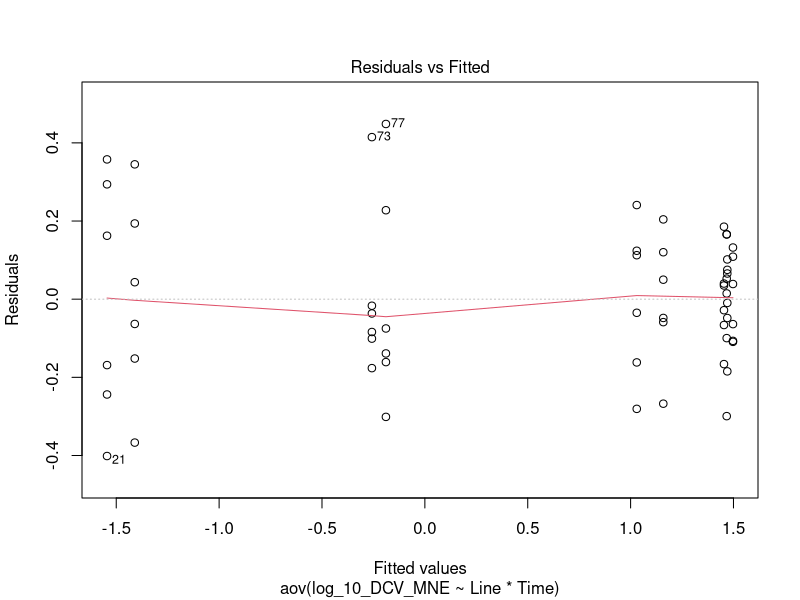
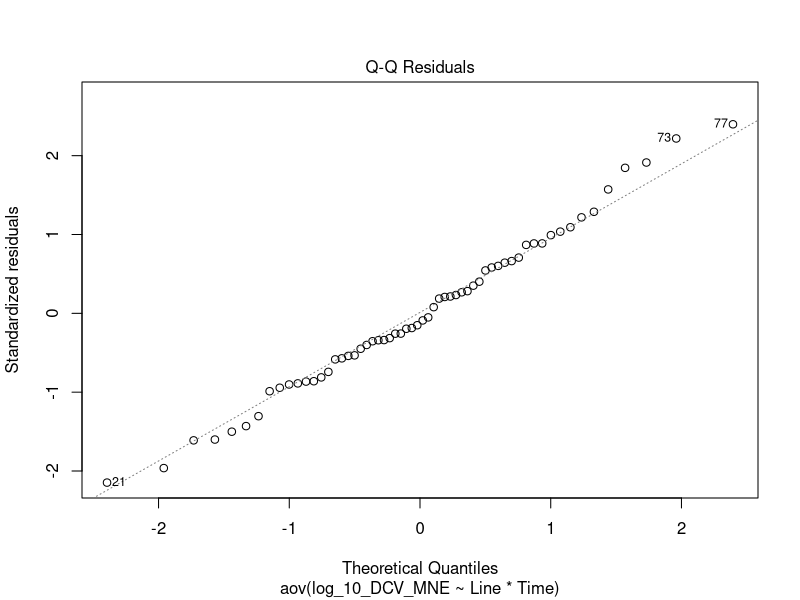
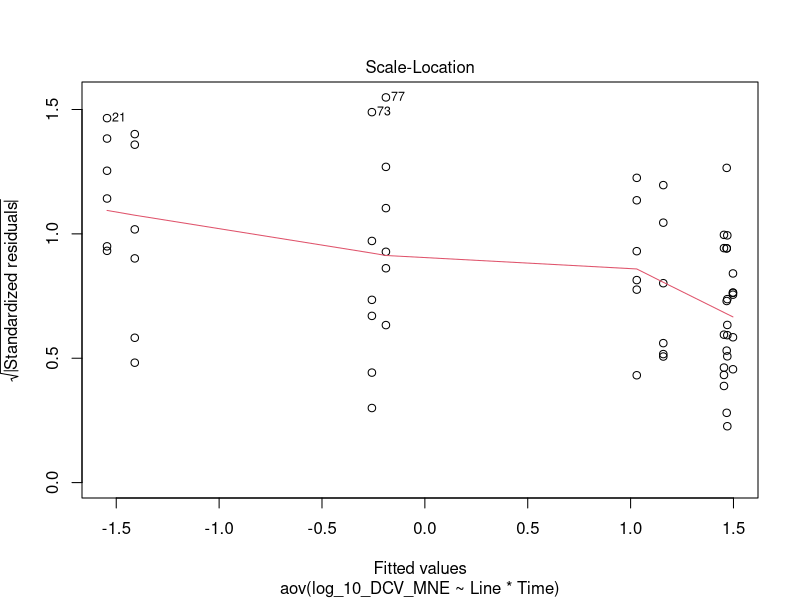
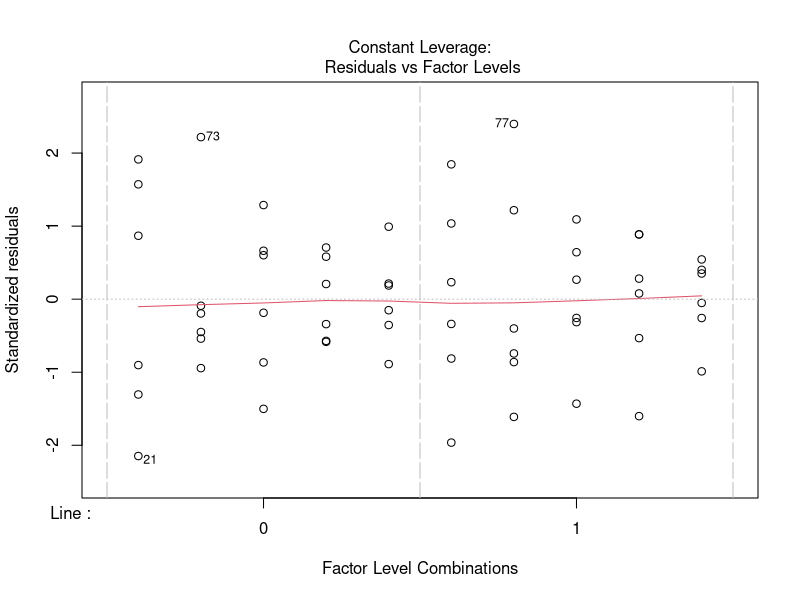
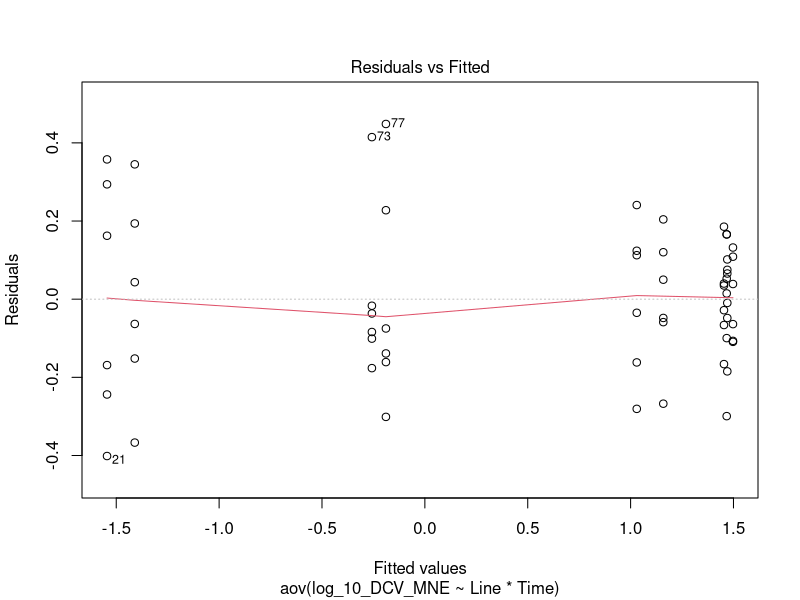
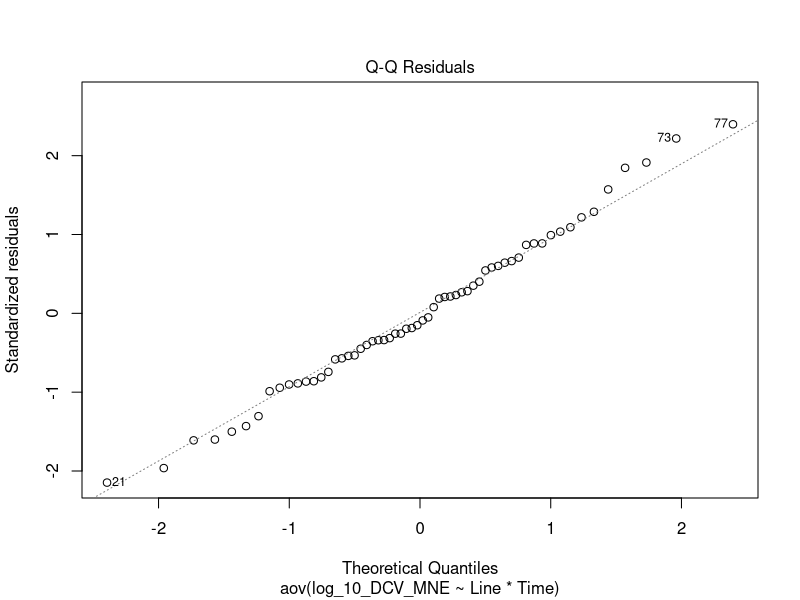
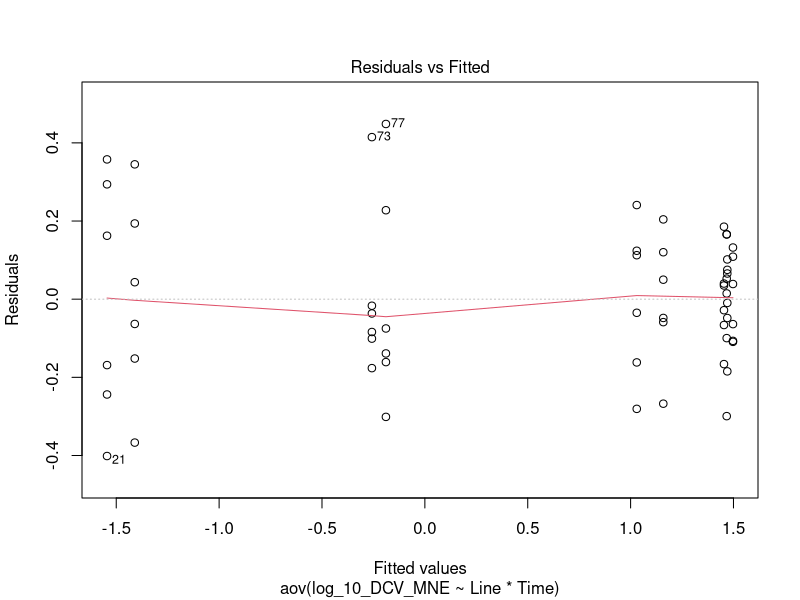
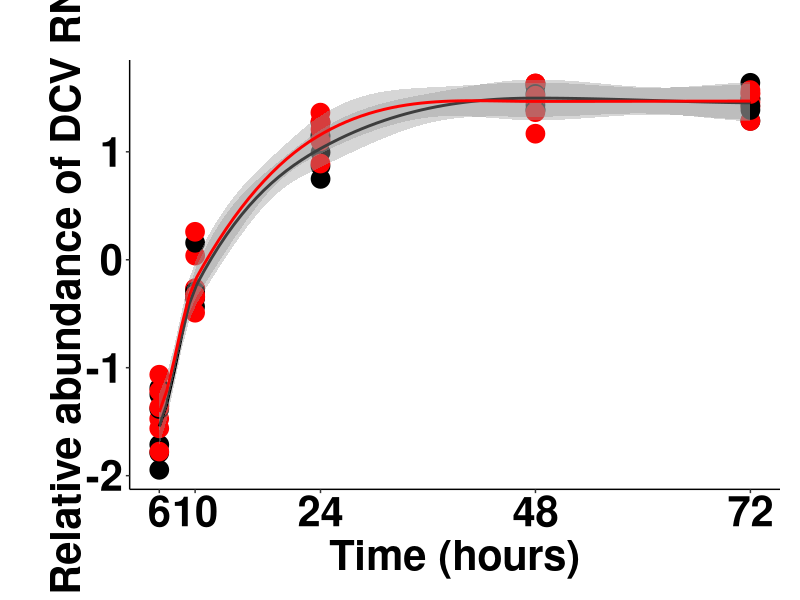

These figures' R source, in order:
## ---- chunk 1
library(tidyverse)
library(car)
library(rstatix)
## ---- chunk 2
# Importing raw Ct values
data_DCV_acc<- as.data.frame(read_csv("Accumulation_DCV_Figure_5_B_data.csv"))

# Importing sample ID information
data_ID <- as.data.frame(read_csv("Accumulation_DCV_Figure_5_B_data_sample_ID.csv"))
## ---- chunk 3
# Setting the data
Data <- data_DCV_acc

#Sets % SEM cutoff for samples (default 20%)
SEMCutoff = 20

# Do you wish to automatically censor data over the above SEM% threshold? 0 = no, 1 = yes (default yes)
UseCutoff = 1

# Change std Amp. efficiency if necessary
TarAmp = 1.79 # DCV
RefAmp = 1.64 # rpl32

# Sorting the data for analysis

Normalised <-
  data.frame("Sample", "MNE", "SE of MNE", "SE of MNE as % (x<=20%)")
i = 0
val = 1:nrow(Data)
val <- val[seq(1, (length(val)), 2)]
w = unlist(c(Data[4]))
x = unlist(c(Data[3]))
y = unlist(c(Data[2]))
s = matrix(x, nrow = 1, ncol = nrow(Data))
v = matrix(w, nrow = 1, ncol = nrow(Data))
t = matrix(y, nrow = nrow(Data), ncol = 1)
list <-
  data.frame("Censored Samples", "MNE", "SE of MNE", "SE of MNE as % (x>25%)")

# For loop processes all the data and adds it to the dataframe
for (i in val) {
  # Calculates MNE of Duplicates
  MNE2 = (RefAmp ^ ((v[1, i] + v[1, i + 1]) / 2)) / (TarAmp ^ ((s[1, i] +
                                                                  s[1, i + 1]) / 2))
  
  # Calculates SE of MNE
  SEofCTTAR = sd(c(s[1, i], s[1, i + 1])) / sqrt(2)
  SEofCTREF = sd(c(v[1, i], v[1, i + 1])) / sqrt(2)
  
  SEofMNE = MNE2 * (((log(TarAmp) * SEofCTTAR) ^ 2) + ((log(RefAmp) * SEofCTREF) ^
                                                         2)) ^ .5
  
  # Calculates SE of MNE as %
  SEofMNEasP = (SEofMNE / MNE2) * 100
  
  # Adds each set of data to the data frame (you may wish to change the digits= option to be smaller if you wish)
  if (UseCutoff == 1) {
    if (SEofMNEasP > SEMCutoff) {
      cat(
        "Sample:",
        t[i, 1],
        "was censored due to exceeding SEM cutoff of",
        SEMCutoff,
        "with a value of",
        (round(SEofMNEasP, digits = 2)),
        "\n"
      )
      list[nrow(list) + 1,] = c(
        t[i, 1],
        round(MNE2, digits = 10),
        round(SEofMNE, digits = 5),
        round(SEofMNEasP, digits = 2)
      )
    }
    else {
      Normalised[nrow(Normalised) + 1,] = c(
        t[i, 1],
        round(MNE2, digits = 10),
        round(SEofMNE, digits = 5),
        round(SEofMNEasP, digits = 2)
      )
    }
  }
  else {
    Normalised[nrow(Normalised) + 1,] = c(
      t[i, 1],
      round(MNE2, digits = 10),
      round(SEofMNE, digits = 5),
      round(SEofMNEasP, digits = 2)
    )
  }
}

View(Normalised)

## ---- chunk 4
# Formats the analysed dataset
MNE <- Normalised %>%
  rename(
    Sample = X.Sample.,
    DCV_MNE = X.MNE.,
    DCV_SE_MNE = X.SE.of.MNE.,
    DCV_SE_Percent = X.SE.of.MNE.as....x..20...
  ) %>%
  slice(-1) %>% 
  select(Sample, everything())

# Visualize the data frame
View(MNE)
## ---- chunk 5
# Formats the censored data set
SEM_censored <- list %>%
  rename(
    Sample_file = X.Censored.Samples.,
    MNE = X.MNE.,
    SE_MNE = X.SE.of.MNE.,
    SE_Percent = X.SE.of.MNE.as....x.25...
  ) %>%
  mutate(Sample_file = as.character(Sample_file)) %>%
  slice(-1)

# Visualize the data set
SEM_censored
## ---- chunk 6
# Code the samples as the same 
MNE$Sample <- as.double(MNE$Sample)
data_ID$Sample <- as.double(data_ID$Sample)

# Joining the MNE dataframe with the sample ID dataframe 
data_MNE <- full_join(data_ID, MNE, by = join_by(Sample))
## ---- chunk 7
# Coding the factors correctly 
data_MNE$Time <- as.factor(data_MNE$Time)
data_MNE$DCV_MNE <- as.numeric(data_MNE$DCV_MNE)

# Log-transforming data
data_MNE <- data_MNE %>% 
  mutate(log_10_DCV_MNE = log10(DCV_MNE)) 

# Subsetting time points that have full replicates 
data_MNE_sub <- subset(data_MNE, Time != "0") %>% 
  subset( Time != "2") %>% # Some were censored because ND 
  subset( Time != "4") # Some samples were censored because ND

data_anova <- data_MNE_sub %>% 
  select(log_10_DCV_MNE, Time, Line, Replicate, Sample) %>% 
  mutate(Line = as.factor(Line)) %>% 
  mutate(Time = as.factor(Time))
## ---- chunk 8
# Fitting the model 
DCV_aov1 <- aov(log_10_DCV_MNE ~ 
                  Line * 
                  Time , 
                data = data_anova)

DCV_aov2 <- aov(log_10_DCV_MNE ~ 
                  Line + 
                  Time , 
                data = data_anova) #Best fit model

DCV_aov3 <- aov(log_10_DCV_MNE ~ 
                  Line , 
                data = data_anova)

# Finding the best fit model
AIC(DCV_aov1, DCV_aov2) 
AIC(DCV_aov2, DCV_aov3)

# Summary of analysis 
summary(DCV_aov2)
summary(DCV_aov1)
## ---- chunk 9
# Visually Check 
plot(DCV_aov1)

# Extract residuals and fitted values
DCV_aov1_fitted <- fitted(DCV_aov1)
DCV_aov1_res <- residuals(DCV_aov1)

# 1. Homogeneity of variances
plot(DCV_aov1, 1)
leveneTest(log_10_DCV_MNE ~ 
                  Line , 
                data = data_anova)

# 2. Normality
plot(DCV_aov1, 2)

# Run Shapiro-Wilk test on residuals
shapiro.test(x = DCV_aov1_res)

# 3. Outliers 
plot(DCV_aov1, 1)
outlierTest(DCV_aov1)
## ---- chunk 10
# Converting Time back into appropriate
data_anova$Time <- as.character(data_anova$Time)
data_anova$Time <- as.double(data_anova$Time)

# Creating plot object
DCV_plot <-ggplot(data_anova) +
  geom_jitter(
    aes(Time, log_10_DCV_MNE, col = Line),
    size = 6,
    position = position_jitter(width = 0.01),
    show.legend = FALSE
  ) +
  geom_smooth(aes(Time, log_10_DCV_MNE, group = Line, col = Line), show.legend = FALSE, inherit.aes = FALSE, method = 'loess', span = 0.5) +
  scale_color_manual(values = c("black", "red")) +
  scale_fill_manual(values = c("black", "red")) +  # Specify the fill colors for Line = 0 and Line = 1
  theme_classic() +
  scale_x_continuous(breaks = unique(data_anova$Time), labels = unique(data_anova$Time)) + # set time axis to correspond to actual time points
  labs(x = "Time (hours)",
       y = expression(bold(
         "Relative abundance of DCV RNA"
       ))) +
  theme(
    plot.margin = unit(c(3, 1, 1, 2), "lines"),
    axis.title = element_text(
      size = 30,
      face = "bold",
      colour = "black"
    ),
    axis.title.y = element_text(
      size = 30,
      face = "bold",
      colour = "black",
      hjust = 0.5,
      vjust = 0.1
    ),
    axis.text = element_text(
      size = 30,
      face = "bold",
      colour = "black"
    ),
    plot.title = element_text(size = 30)
  ) +
  guides(fill = FALSE, colour = FALSE)

## ---- chunk 11
# Exporting model summary
sink("Accumulation_DCV_Figure_5_B_output_stats_anova.txt") # change file name
summary(DCV_aov1) # prints output to txt file
sink() # closes the connection **CRITICAL**

sink("Accumulation_DCV_Figure_5_B_output_stats_anova_call.txt") # change file name
print(DCV_aov1) # prints output to txt file
sink() # closes the connection **CRITICAL**

# Exporting figure
ggsave(filename = "Accumulation_DCV_Figure_5_B_output_plot.pdf",
       plot = DCV_plot, 
       width = 15, 
       height = 7.5)
